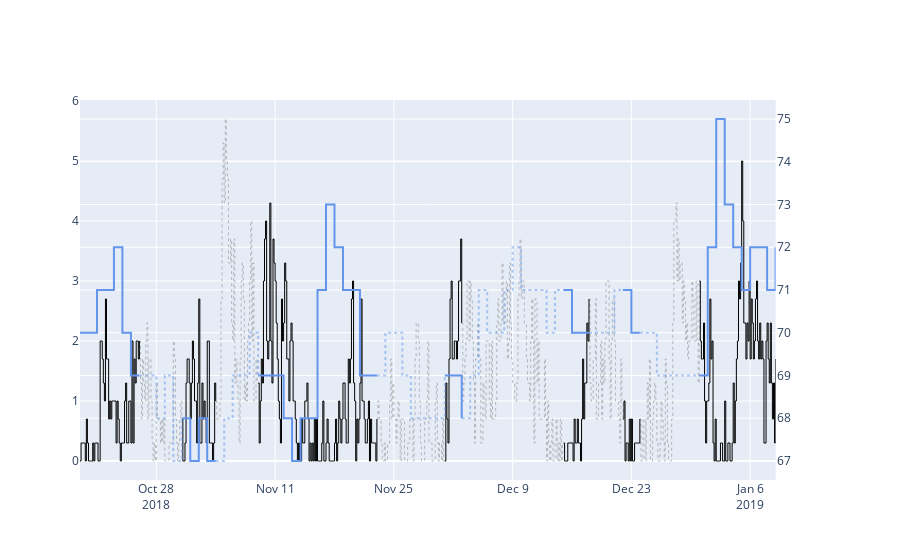

The cell this chart's notebook holds for it:
### Code cell
fig = make_subplots(rows=1, cols=1,
#                     subplot_titles=([ ' ', ]),
                    #                     
                    specs=[[ {"secondary_y": True} ]],
                    #
                    vertical_spacing = 0.05,
                    shared_xaxes=True)
#### -----------------------------------------------------------------------------------------------------
# if plot_num == 2 or plot_num == 0:
#### Solar Flux Plot
for iii in np.arange(1,8):
    fig.add_trace(go.Scattergl(x=SF[str(iii)+'_shade_date'],
                               y=SF[str(iii)+'_shade_f107d'],
                               mode='lines',
                               opacity=0.5,
#                                        marker=dict(color='cornflowerblue',size=3),
                                   line = dict(dash='dot',shape = 'hvh', color = 'cornflowerblue', width=2),
                               showlegend=False),
                               secondary_y=True,row=1, col=1)
    fig.add_trace(go.Scattergl(x=SF[str(iii)+'_date'],
                               y=SF[str(iii)+'_f107d'],
                               mode='lines',
                               opacity=1,
                                   line = dict(shape = 'hvh', color = 'cornflowerblue', width=2),
                               showlegend=False),
                               secondary_y=True,row=1, col=1)
    fig.add_trace(go.Scattergl(x=SF[str(iii)+'_shade_date_3hr'],
                               y=SF[str(iii)+'_shade_kp_expand'],
                               mode='lines',
                               opacity=0.5,
#                                        marker=dict(color='cornflowerblue',size=3),
                                   line = dict(dash='dot',shape = 'hvh', color = 'grey', width=1),
                               showlegend=False),
                               secondary_y=False,row=1, col=1)
    fig.add_trace(go.Scattergl(x=SF[str(iii)+'_date_3hr'],
                               y=SF[str(iii)+'_kp_expand'],
                               mode='lines',
                               opacity=1,
                                   line = dict(shape = 'hvh', color = 'black', width=1),
                               showlegend=False),
                               secondary_y=False,row=1, col=1)
#### Background data gaps
fig.add_vrect(x0=pd.to_datetime( str(2018290), format='%Y%j'),
              x1=pd.to_datetime( str(2018292), format='%Y%j'),
              fillcolor='gainsboro',
              opacity=.6,
              layer="below",
              line_width=0,
             row=1,col=1)
fig.add_vrect(x0=pd.to_datetime( str(2018300), format='%Y%j'),
              x1=pd.to_datetime( str(2018304), format='%Y%j'),
              fillcolor='gainsboro',
              opacity=.6,
              layer="below",
              line_width=0,
             row=1,col=1)
fig.add_vrect(x0=pd.to_datetime( str(2018309), format='%Y%j'),
              x1=pd.to_datetime( str(2018313), format='%Y%j'),
              fillcolor='gainsboro',
              opacity=.6,
              layer="below",
              line_width=0,
             row=1,col=1)
fig.add_vrect(x0=pd.to_datetime( str(2018329), format='%Y%j'),
              x1=pd.to_datetime( str(2018335), format='%Y%j'),
              fillcolor='gainsboro',
              opacity=.6,
              layer="below",
              line_width=0,
             row=1,col=1)
fig.add_vrect(x0=pd.to_datetime( str(2018338), format='%Y%j'),
              x1=pd.to_datetime( str(2018349), format='%Y%j'),
              fillcolor='gainsboro',
              opacity=.6,
              layer="below",
              line_width=0,
             row=1,col=1)
fig.add_vrect(x0=pd.to_datetime( str(2018353), format='%Y%j'),
              x1=pd.to_datetime( str(2018356), format='%Y%j'),
              fillcolor='gainsboro',
              opacity=.6,
              layer="below",
              line_width=0,
             row=1,col=1)
fig.add_vrect(x0=pd.to_datetime( str(2018359), format='%Y%j'),
              x1=pd.to_datetime( str(2018365), format='%Y%j'),
              fillcolor='gainsboro',
              opacity=.6,
              layer="below",
              line_width=0,
             row=1,col=1)
fig.add_vrect(x0=pd.to_datetime( str(2019009), format='%Y%j'),
              x1=pd.to_datetime( str(2019010), format='%Y%j'),
              fillcolor='gainsboro',
              opacity=.6,
              layer="below",
              line_width=0,
             row=1,col=1)
fig.show(config=dict({
                'displayModeBar': True,
                'responsive': False,
                'staticPlot': False,
                'displaylogo': False,
                'showTips': False,
                }))
